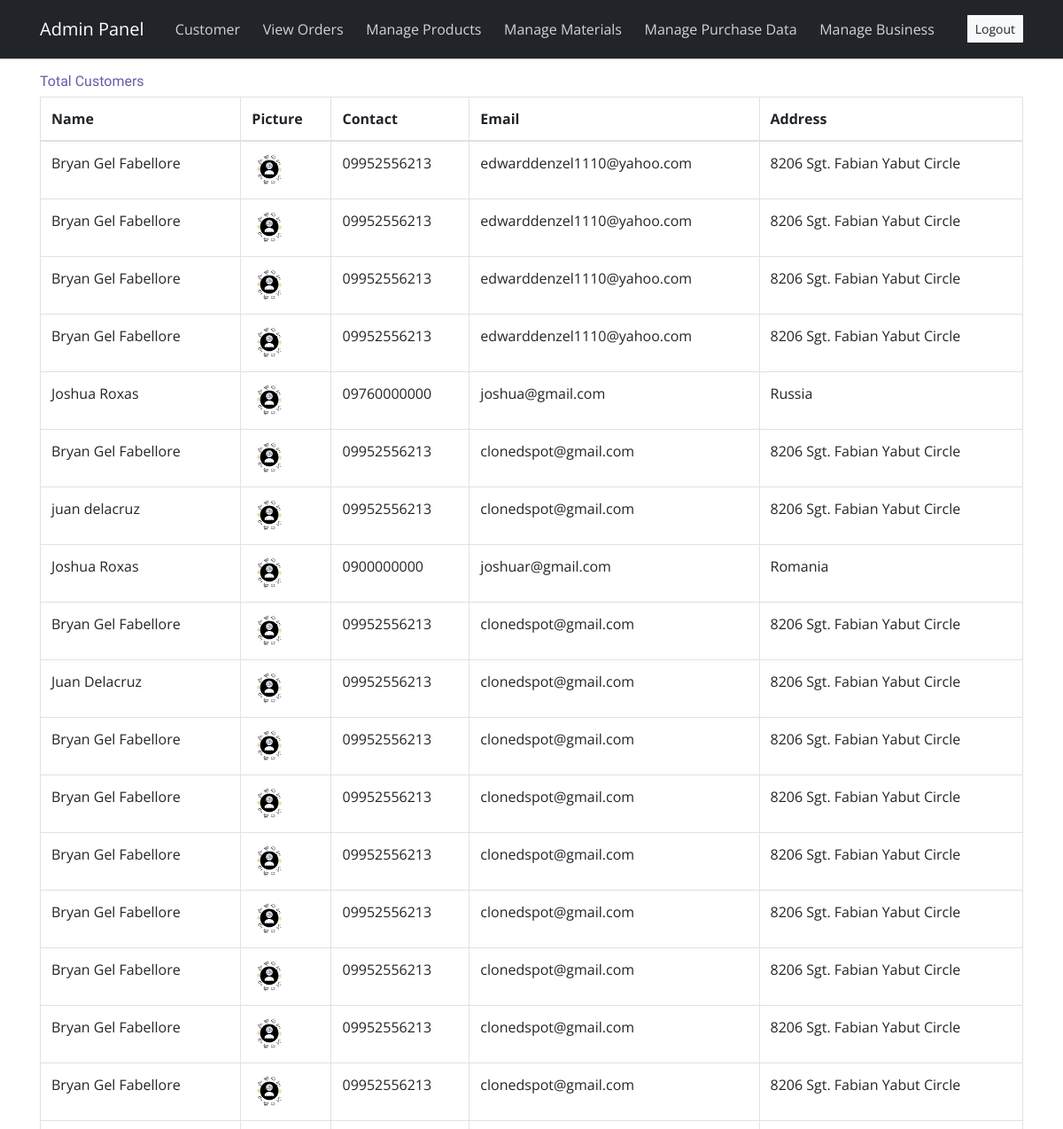
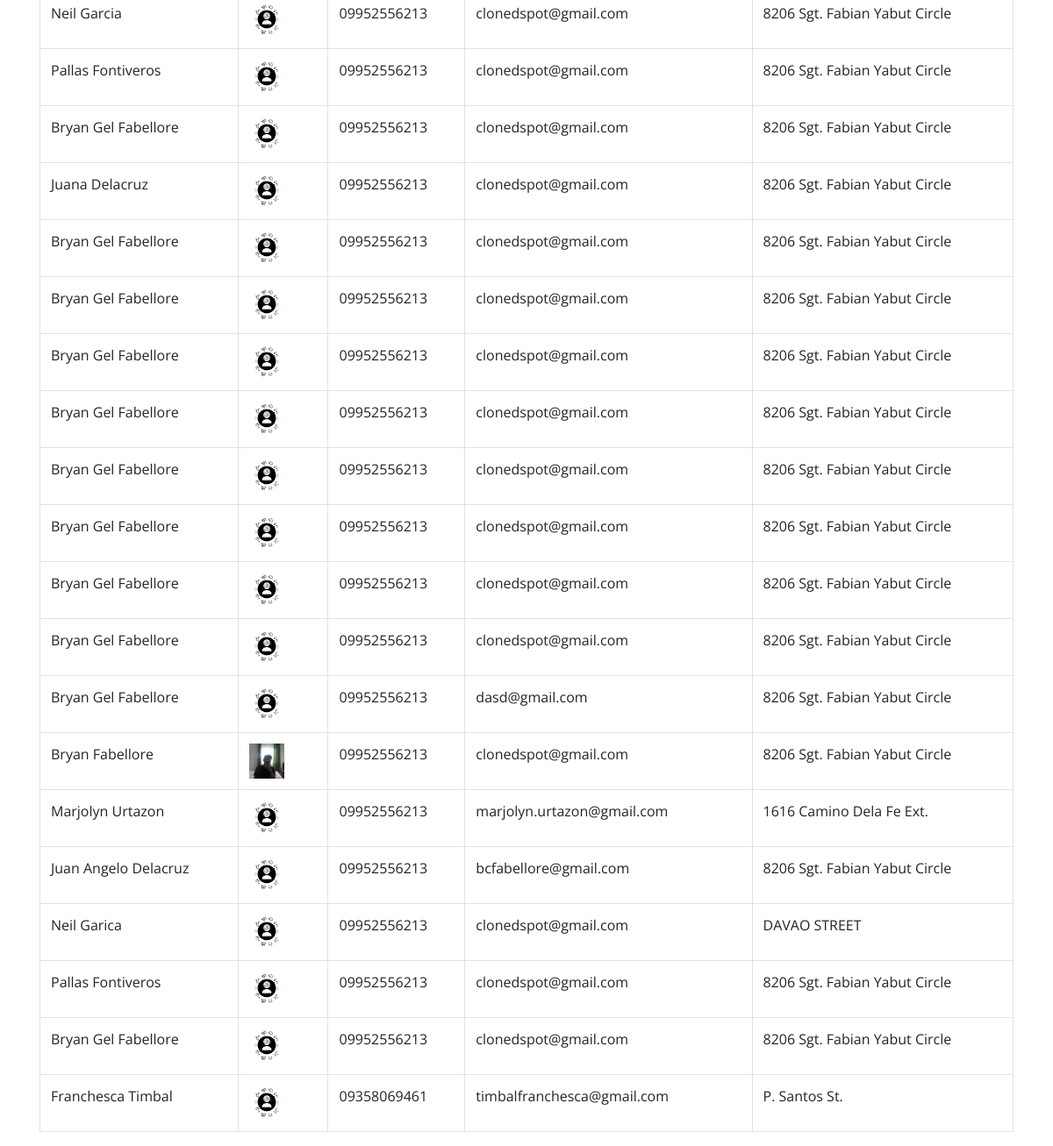
The app's page /view-customer (signed in) with its own data (2 pictures, top to bottom).
### fchub/models.py (models this page shows, shortened)
class customer(models.Model):
    GENDER_CHOICES = (
        (1, 'male'),
        (2, 'female'),
        (3, 'other')
    )
    user=models.OneToOneField(User,on_delete=models.CASCADE)
    email = models.EmailField(max_length=50,null=True)
    profile_pic =models.ImageField(upload_to='fchub/static/profile_pic/customer_profile_pic',null=True,default='fchub/static/profile_pic/customer_profile_pic/akbay.png')
    gender =  models.SmallIntegerField(choices=GENDER_CHOICES)
    mobile = models.CharField(max_length=20,null=True)
    region_text =models.CharField(max_length=250,null=True)
    province_text =models.CharField(max_length=250,null=True)
    barangay_text =models.CharField(max_length=250,null=True)
    city_text =models.CharField(max_length=250,null=True)
    zipcode = models.PositiveIntegerField()
    street = models.CharField(max_length=250,null=True)
    detailed_address=models.CharField(max_length=250,null=True)
    @property
    def get_name(self):
          return self.user.first_name+" "+self.user.last_name

### fchub/views.py (the view)
# urls.py: path('view-customer', views.view_customer_view,name='view-customer'),
@login_required(login_url='adminlogin')
def view_customer_view(request):
    customers=models.customer.objects.all()
    return render(request,'view-customer.html',{'customers':customers})

### fchub/templates/view-customer.html
{% extends 'admin-base.html' %}
{% load static %}
{% block content %}
<head>
<div class="container">
  <div class="panel panel-primary">
    <div class="panel-heading">
      <h6 class="panel-title">Total Customers</h6>
    </div>
    <table class="table table-hover table-bordered" id="dev-table">
      <thead>
        <tr>
          <th>Name</th>
          <th>Picture</th>
          <th>Contact</th>
          <th>Email</th>
          <th>Address</th>
        </tr>
      </thead>
      {% for c in customers %}
      <tr>
        <td> {{c.get_name}}</td>
        <td> <img src="{{ c.profile_pic.url }}" alt="Profile Pic" height="40px" width="40px" /></td>
        <td>{{c.mobile}}</td>
        <td>{{c.email}}</td>
        <td>{{c.street}}</td>
      </tr>
      {% endfor %}
    </table>
  </div>
</div>
{% endblock content %}

### fchub/templates/admin-base.html (shortened to what this page needs)
{%load static%}
<!DOCTYPE html>
<html lang="en">
<head>
    <link rel="stylesheet" href="{% static 'vendors/themify-icons/css/themify-icons.css'%}">
    <link rel="stylesheet" type="text/css" href="{% static '/css/meyawo1.css'%}">
</head>
<body data-spy="scroll" data-target=".navbar" data-offset="40" id="home">
    <nav class="navbar navbar-expand-sm navbar-dark bg-dark shadow mb-3">
        <div class="container">
           <a class="navbar-brand" href="{%url 'admin-dashboard'%}">Admin Panel</a>
           <div class="collapse navbar-collapse" id="navbarSupportedContent">
              <ul class="navbar-nav ml-auto">
                 <li class="nav-item">
                    <a class="nav-link" href="{%url 'view-customer'%}">Customer</a>
                 </li>
                 <li class="nav-item">
                    <a class="nav-link" href="{%url 'admin-view-booking'%}">View Orders</a>
                 </li>
                 <li class="nav-item">
                    <a class="nav-link" href="{%url 'admin-products'%}">Manage Products</a>
                 </li>
                 <li class="nav-item">
                  <a class="nav-link" href="{%url 'admin-materials'%}">Manage Materials</a>
               </li>
               <li class="nav-item">
                  <a class="nav-link" href="{%url 'admin-analytics'%}">Manage Purchase Data</a>
               </li>
                 <li class="nav-item">
                  <a class="nav-link" href="{%url 'admin-graphs-products'%}">Manage Business</a>
               </li>
                 <li class="nav-item">
                    <a href="/logout" class="ml-4 mt-1 btn btn-light btn-sm">Logout</a>
                 </li>
              </ul>
           </div>
        </div>
     </nav>
    {%block content%}
    {% endblock %}
</body>
</html>

### records on screen
customer: get_name "Bryan Gel Fabellore", profile_pic (picture), mobile "09952556213", email "edwarddenzel1110@yahoo.com", street "8206 Sgt. Fabian Yabut Circle"
customer: get_name "Bryan Gel Fabellore", profile_pic (picture), mobile "09952556213", email "edwarddenzel1110@yahoo.com", street "8206 Sgt. Fabian Yabut Circle"
customer: get_name "Bryan Gel Fabellore", profile_pic (picture), mobile "09952556213", email "edwarddenzel1110@yahoo.com", street "8206 Sgt. Fabian Yabut Circle"
customer: get_name "Bryan Gel Fabellore", profile_pic (picture), mobile "09952556213", email "edwarddenzel1110@yahoo.com", street "8206 Sgt. Fabian Yabut Circle"
customer: get_name "Joshua Roxas", profile_pic (picture), mobile "09760000000", email "joshua@gmail.com", street "Russia"
customer: get_name "Bryan Gel Fabellore", profile_pic (picture), mobile "09952556213", email "clonedspot@gmail.com", street "8206 Sgt. Fabian Yabut Circle"
customer: get_name "juan delacruz", profile_pic (picture), mobile "09952556213", email "clonedspot@gmail.com", street "8206 Sgt. Fabian Yabut Circle"
customer: get_name "Joshua Roxas", profile_pic (picture), mobile "0900000000", email "joshuar@gmail.com", street "Romania"
customer: get_name "Bryan Gel Fabellore", profile_pic (picture), mobile "09952556213", email "clonedspot@gmail.com", street "8206 Sgt. Fabian Yabut Circle"
customer: get_name "Juan Delacruz", profile_pic (picture), mobile "09952556213", email "clonedspot@gmail.com", street "8206 Sgt. Fabian Yabut Circle"
customer: get_name "Bryan Gel Fabellore", profile_pic (picture), mobile "09952556213", email "clonedspot@gmail.com", street "8206 Sgt. Fabian Yabut Circle"
customer: get_name "Bryan Gel Fabellore", profile_pic (picture), mobile "09952556213", email "clonedspot@gmail.com", street "8206 Sgt. Fabian Yabut Circle"
customer: get_name "Bryan Gel Fabellore", profile_pic (picture), mobile "09952556213", email "clonedspot@gmail.com", street "8206 Sgt. Fabian Yabut Circle"
customer: get_name "Bryan Gel Fabellore", profile_pic (picture), mobile "09952556213", email "clonedspot@gmail.com", street "8206 Sgt. Fabian Yabut Circle"
customer: get_name "Bryan Gel Fabellore", profile_pic (picture), mobile "09952556213", email "clonedspot@gmail.com", street "8206 Sgt. Fabian Yabut Circle"
customer: get_name "Bryan Gel Fabellore", profile_pic (picture), mobile "09952556213", email "clonedspot@gmail.com", street "8206 Sgt. Fabian Yabut Circle"
customer: get_name "Bryan Gel Fabellore", profile_pic (picture), mobile "09952556213", email "clonedspot@gmail.com", street "8206 Sgt. Fabian Yabut Circle"
customer: get_name "Neil Garcia", profile_pic (picture), mobile "09952556213", email "clonedspot@gmail.com", street "8206 Sgt. Fabian Yabut Circle"
customer: get_name "Pallas Fontiveros", profile_pic (picture), mobile "09952556213", email "clonedspot@gmail.com", street "8206 Sgt. Fabian Yabut Circle"
customer: get_name "Bryan Gel Fabellore", profile_pic (picture), mobile "09952556213", email "clonedspot@gmail.com", street "8206 Sgt. Fabian Yabut Circle"
customer: get_name "Juana Delacruz", profile_pic (picture), mobile "09952556213", email "clonedspot@gmail.com", street "8206 Sgt. Fabian Yabut Circle"
customer: get_name "Bryan Gel Fabellore", profile_pic (picture), mobile "09952556213", email "clonedspot@gmail.com", street "8206 Sgt. Fabian Yabut Circle"
customer: get_name "Bryan Gel Fabellore", profile_pic (picture), mobile "09952556213", email "clonedspot@gmail.com", street "8206 Sgt. Fabian Yabut Circle"
customer: get_name "Bryan Gel Fabellore", profile_pic (picture), mobile "09952556213", email "clonedspot@gmail.com", street "8206 Sgt. Fabian Yabut Circle"
customer: get_name "Bryan Gel Fabellore", profile_pic (picture), mobile "09952556213", email "clonedspot@gmail.com", street "8206 Sgt. Fabian Yabut Circle"
customer: get_name "Bryan Gel Fabellore", profile_pic (picture), mobile "09952556213", email "clonedspot@gmail.com", street "8206 Sgt. Fabian Yabut Circle"
customer: get_name "Bryan Gel Fabellore", profile_pic (picture), mobile "09952556213", email "clonedspot@gmail.com", street "8206 Sgt. Fabian Yabut Circle"
customer: get_name "Bryan Gel Fabellore", profile_pic (picture), mobile "09952556213", email "clonedspot@gmail.com", street "8206 Sgt. Fabian Yabut Circle"
customer: get_name "Bryan Gel Fabellore", profile_pic (picture), mobile "09952556213", email "clonedspot@gmail.com", street "8206 Sgt. Fabian Yabut Circle"
customer: get_name "Bryan Gel Fabellore", profile_pic (picture), mobile "09952556213", email "dasd@gmail.com", street "8206 Sgt. Fabian Yabut Circle"
customer: get_name "Bryan Fabellore", profile_pic (picture), mobile "09952556213", email "clonedspot@gmail.com", street "8206 Sgt. Fabian Yabut Circle"
customer: get_name "Marjolyn Urtazon", profile_pic (picture), mobile "09952556213", email "marjolyn.urtazon@gmail.com", street "1616 Camino Dela Fe Ext."
customer: get_name "Juan Angelo Delacruz", profile_pic (picture), mobile "09952556213", email "bcfabellore@gmail.com", street "8206 Sgt. Fabian Yabut Circle"
customer: get_name "Neil Garica", profile_pic (picture), mobile "09952556213", email "clonedspot@gmail.com", street "DAVAO STREET"
customer: get_name "Pallas Fontiveros", profile_pic (picture), mobile "09952556213", email "clonedspot@gmail.com", street "8206 Sgt. Fabian Yabut Circle"
customer: get_name "Bryan Gel Fabellore", profile_pic (picture), mobile "09952556213", email "clonedspot@gmail.com", street "8206 Sgt. Fabian Yabut Circle"
customer: get_name "Franchesca Timbal", profile_pic (picture), mobile "09358069461", email "timbalfranchesca@gmail.com", street "P. Santos St."
